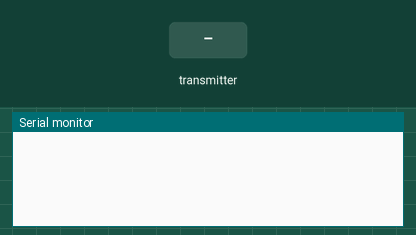
Bench run of a sketch on a simulated ESP8266 (NodeMCU). Parts: the last lines printed to the serial monitor. The inputs (shaded band) are chosen by the test bench.

Above: at 1.2 s.
1.3 s: the transmitter starts sending id = 0
At 1.61 s:
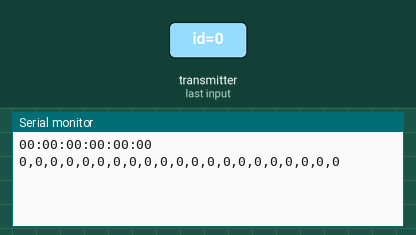
2.8 s: the transmitter starts sending Xacc = -100
At 3.11 s:
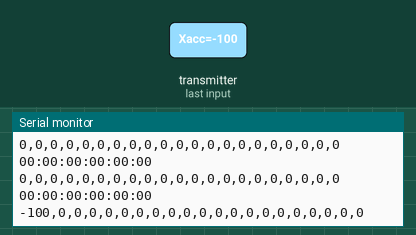
4.3 s: the transmitter starts sending Yacc = -100
At 4.61 s:
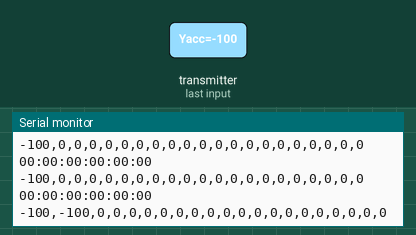
5.8 s: the transmitter starts sending Zacc = -100
At 6.11 s:
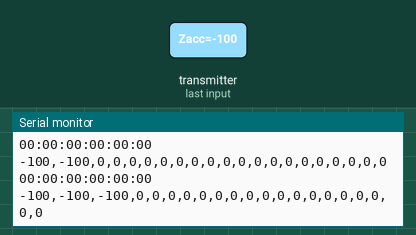
7.3 s: the transmitter starts sending Xori = -100
At 7.61 s:
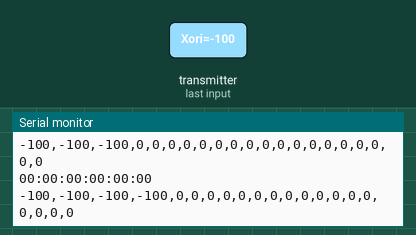
8.8 s: the transmitter starts sending Yori = -100
At 9.11 s:
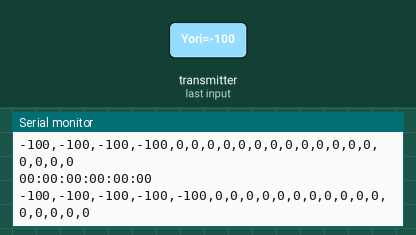

Measured:
- after the input at 1.3 s, the serial monitor: prints a new line at once (image 1)
- after the input at 2.8 s, the serial monitor: prints a new line at once (image 2)
- after the input at 4.3 s, the serial monitor: prints a new line at once (image 3)
- after the input at 5.8 s, the serial monitor: prints a new line at once (image 4)
- after the input at 7.3 s, the serial monitor: prints a new line at once (image 5)
- after the input at 8.8 s, the serial monitor: prints a new line at once (image 6)

The sketch:

RECEIVER.ino
```cpp
/*
 *  *** NeoCortex 2023 ***
 *  ESP8266 IMU RECEIVER FIRMWARE
 *
 *  This program controls the receiver for two IMU modules concerned
 *  and sends their payload via USART.
 *
 *  Can also be connected to Arduino MKR0 to log data through the on-board
 *  micro SD memory card module (for example using Petit FatFS library)
 *
 */
#include <ESP8266WiFi.h>
#include <espnow.h>
// #include "soc/rtc_wdt.h"


char in[] = "in";
char out[] = "out";
char save[] = "save";
char nosave[] = "nosv";
char cam[]="sync";


// IMU module features data structure
typedef struct struct_message {
    int id;
    int8_t Xacc ;
    int8_t Yacc ;
    int8_t Zacc ;
    int8_t Xori ;
    int8_t Yori ;
    int8_t Zori ;
    int8_t Xmag ;
    int8_t Ymag ;
    int8_t Zmag ;
    int8_t Xgyro ;
    int8_t Ygyro ;
    int8_t Zgyro ;
    int8_t Xrot ;
    int8_t Yrot ;
    int8_t Zrot ;
    int8_t Xlin ;
    int8_t Ylin ;
    int8_t Zlin ;
    int8_t Xgrav ;
    int8_t Ygrav ;
    int8_t Zgrav ;
} struct_message;

// Create a struct_message called myData
struct_message myData;

// Create a structure to hold the readings from each board
struct_message board1;
struct_message board2;

// Create an array with all the structures
struct_message boardsStruct[2] = {board1, board2};

// Callback function that will be executed when data is received
void OnDataRecv(uint8_t * mac_addr, uint8_t *incomingData, uint8_t len) {
    if (!strcmp((char*)incomingData, cam)){
    Serial.printf("sync");
    Serial.println();
  }
  char macStr[18];
  //Serial.print("Packet received from: ");
  snprintf(macStr, sizeof(macStr), "%02x:%02x:%02x:%02x:%02x:%02x",
           mac_addr[0], mac_addr[1], mac_addr[2], mac_addr[3], mac_addr[4], mac_addr[5]);
  Serial.println(macStr);


  if (!strcmp((char*)incomingData, in)){
    Serial.printf("in");
    Serial.println();
  }
  else if (!strcmp((char*)incomingData, out)){
    Serial.printf("out");
    Serial.println();
  }
  else if (!strcmp((char*)incomingData, nosave)){
    Serial.printf("nosave");
    Serial.println();
  }
  else if (!strcmp((char*)incomingData, save)){
    Serial.printf("save");
    Serial.println();
  }
  else{
    memcpy(&myData, incomingData, sizeof(myData));


    // Xacc, Yacc, Zacc, Xori, Yori, Zori, Xmag, Ymag ,Zmag, Xgyro, Ygyro, Zgyro, Xrot, Yrot, Zrot, Xlin,Ylin, Zlin, Xgrav, Ygrav, Zgrav); //21
    Serial.printf("%d,%d,%d,%d,%d,%d,%d,%d,%d,%d,%d,%d,%d,%d,%d,%d,%d,%d,%d,%d,%d",myData.Xacc, myData.Yacc, myData.Zacc, myData.Xori, myData.Yori, myData.Zori, myData.Xmag, myData.Ymag , myData.Zmag, myData.Xgyro, myData.Ygyro, myData.Zgyro, myData.Xrot, myData.Yrot, myData.Zrot, myData.Xlin,myData.Ylin, myData.Zlin, myData.Xgrav, myData.Ygrav, myData.Zgrav);
    Serial.println();
  }
}


void setup() {
  ESP.wdtDisable();
  // rtc_wdt_protect_off();
  // rtc_wdt_disable();
  // Open USART at 115200 baud rate
  Serial.begin(115200);

  // Set device as a Wi-Fi Station
  WiFi.mode(WIFI_STA);
  WiFi.disconnect();

  // Init ESP-NOW
  if (esp_now_init() != 0) {
    Serial.println("Error initializing ESP-NOW");
    return;
  }

  // Callback function executed when ANY ESP data is received
  esp_now_set_self_role(ESP_NOW_ROLE_SLAVE);
  esp_now_register_recv_cb(OnDataRecv);
}

void loop(){

  // Keep this loop empty

}
```
